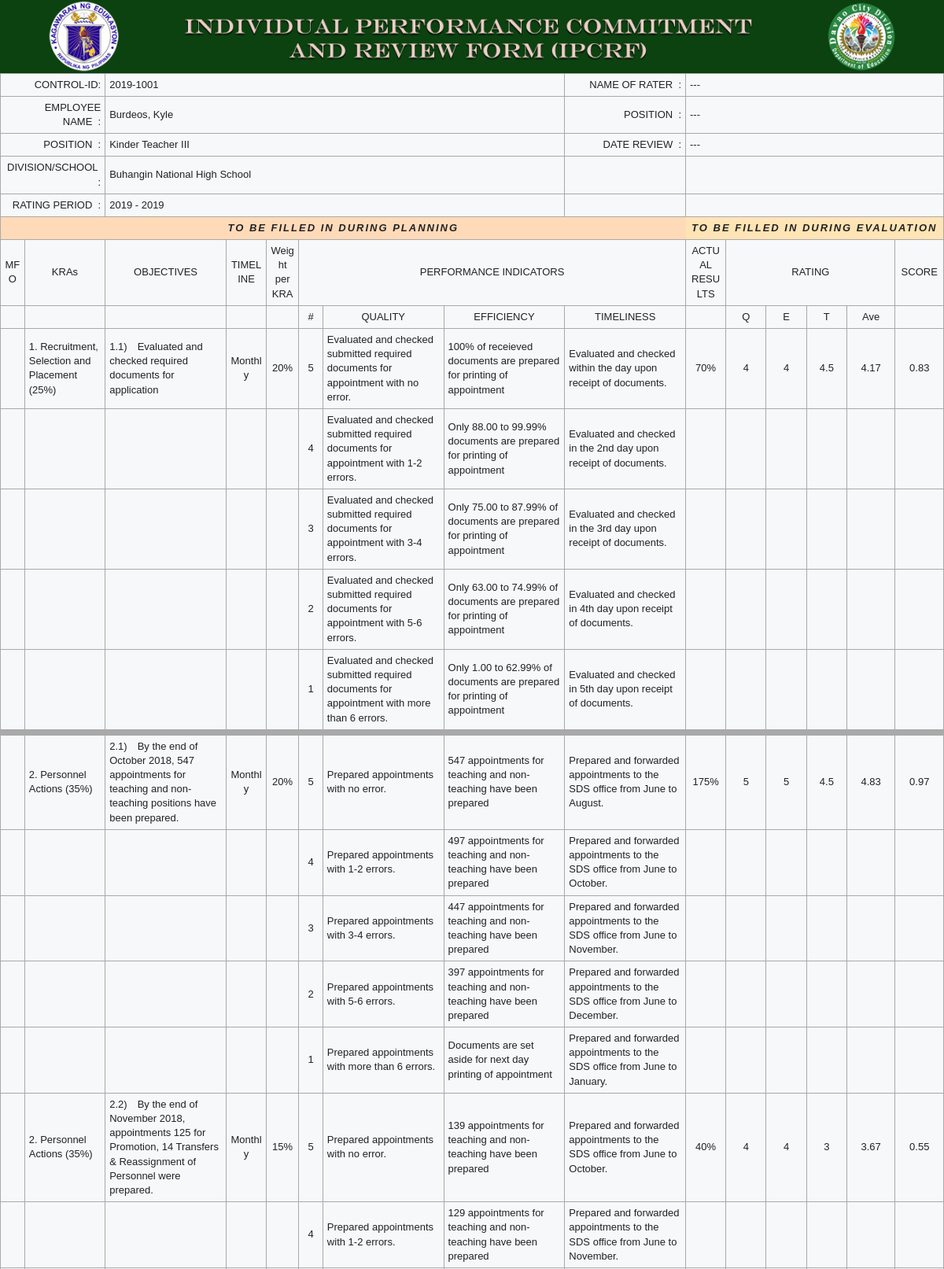
The app's page /ipcrf_non.php (signed in, upper part) with its own data.
### tables this page shows
CREATE TABLE `users` (
  `t_id` int(11) NOT NULL,
  `control_id` varchar(50) DEFAULT NULL,
  `t_fullname` varchar(50) DEFAULT NULL,
  `t_firstname` varchar(20) DEFAULT NULL,
  `t_midname` varchar(20) DEFAULT NULL,
  `t_lastname` varchar(20) DEFAULT NULL,
  `t_dob` varchar(20) DEFAULT NULL,
  `t_phonenumber` varchar(20) DEFAULT NULL,
  `t_sex` varchar(20) DEFAULT NULL,
  `t_email` varchar(50) DEFAULT NULL,
  `t_username` varchar(20) DEFAULT NULL,
  `t_password` varchar(20) DEFAULT NULL,
  `t_registration_date` date DEFAULT NULL
);

CREATE TABLE `users_rp_details` (
  `u_rp_id` int(11) NOT NULL,
  `t_id` int(11) NOT NULL,
  `u_rp_office` varchar(50) DEFAULT NULL,
  `u_rp_relation` varchar(20) DEFAULT NULL,
  `u_rp_position` varchar(50) DEFAULT NULL,
  `u_rp_datehired` text DEFAULT NULL,
  `u_rp_designation` varchar(20) DEFAULT NULL,
  `u_rp_designation_date` text DEFAULT NULL,
  `urp_date_start` text DEFAULT NULL,
  `urp_date_end` text DEFAULT NULL,
  `u_rp_dateper` varchar(20) DEFAULT NULL
);

CREATE TABLE `users_kra` (
  `kra_id` int(11) NOT NULL,
  `t_id` int(11) NOT NULL,
  `u_rp_id` int(11) NOT NULL,
  `kra_no` int(20) DEFAULT NULL,
  `kra_items` int(20) DEFAULT NULL,
  `kra_gen_objective` text DEFAULT NULL,
  `kra_objective` text DEFAULT NULL,
  `kra_quality` varchar(11) DEFAULT NULL,
  `kra_efficiency` varchar(11) DEFAULT NULL,
  `kra_timeliness` varchar(11) DEFAULT NULL,
  `kra_item_percentage` int(11) NOT NULL,
  `kra_target_percentage` int(11) NOT NULL,
  `tot_completion` int(11) DEFAULT NULL,
  `tot_rmks_quality` float DEFAULT NULL,
  `tot_rmks_efficiency` float DEFAULT NULL,
  `tot_rmks_timeliness` float DEFAULT NULL,
  `tot_average` float DEFAULT NULL,
  `tot_score` float DEFAULT NULL
);

### conn/session.php (called while the page is built, shortened)
<?php
    include_once('connection.php');
    if(!empty($_SESSION["u_id"])){
	   	$u_id = $_SESSION['u_id'];
	    $ses_query = mysqli_query($connection, "SELECT * FROM users WHERE t_id = '$u_id' ");
	    $row = mysqli_fetch_assoc($ses_query);
    }else{
	    header("location:../private/login.php");
	}
?>

### src/ipcrf_non.php (the view, shortened to what this page needs)
<?php
    require_once("../conn/connection.php");
    include_once("../conn/session.php");
?>
<!DOCTYPE html>
<html>
<head><title>IPCRF (Non Teaching)</title>
    <link rel="stylesheet" href="../css/font-awesome.min.css">
    <link rel="stylesheet" href="../css/owl.carousel.css">
    <link rel="stylesheet" href="../css/owl.theme.css">
    <link rel="stylesheet" href="../css/owl.transitions.css">
    <link rel="stylesheet" href="../css/animate.css">
    <link rel="stylesheet" href="../css/normalize.css">
    <link rel="stylesheet" href="../css/meanmenu.min.css">
    <link rel="stylesheet" href="../css/main.css">
    <link rel="stylesheet" href="../css/educate-custon-icon.css">
    <link rel="stylesheet" href="../css/morrisjs/morris.css">
    <link rel="stylesheet" href="../css/scrollbar/jquery.mCustomScrollbar.min.css">
    <link rel="stylesheet" href="../css/metisMenu/metisMenu.min.css">
    <link rel="stylesheet" href="../css/metisMenu/metisMenu-vertical.css">
    <link rel="stylesheet" href="../css/calendar/fullcalendar.min.css">
    <link rel="stylesheet" href="../css/calendar/fullcalendar.print.min.css">
    <link rel="stylesheet" href="../css/editor/select2.css">
    <link rel="stylesheet" href="../css/editor/datetimepicker.css">
    <link rel="stylesheet" href="../css/editor/bootstrap-editable.css">
    <link rel="stylesheet" href="../css/editor/x-editor-style.css">
    <link rel="stylesheet" href="../css/data-table/bootstrap-table.css">
    <link rel="stylesheet" href="../css/data-table/bootstrap-editable.css">
    <link rel="stylesheet" href="../style.css">
    <link rel="stylesheet" href="../css/responsive.css">
</head>
<body>
    <?php
        $id = $row["t_id"];
        $rp_d_query = mysqli_query($connection, "SELECT * FROM users_rp_details WHERE t_id = '$id'");
        $rp_count = mysqli_num_rows($rp_d_query);
        if($rp_count == 1){
            $rowrp = mysqli_fetch_assoc($rp_d_query);
            $usersquery = mysqli_query($connection,"SELECT * FROM users where t_id = '$id'");
            $rowusers = mysqli_fetch_assoc($usersquery);
        }else{
            $rp_count == 0;
        }
    ?>
<div>
    <img src="../img/ipcrf_cover.png" class="img">
</div>
<div class="container">
    <table class="table table-responsive table-data" style="width: 100%" cellpadding="5">
            <colgroup>
                <col style="width: 30px">
                <col style="width: 100px">
                <col style="width: 150px">
                <col style="width: 50px">
                <col style="width: 40px">
                <col style="width: 30px">
                <col style="width: 150px">
                <col style="width: 150px">
                <col style="width: 150px">
                <col style="width: 50px">
                <col style="width: 50px">
                <col style="width: 50px">
                <col style="width: 50px">
                <col style="width: 60px">
                <col style="width: 60px">
            </colgroup>
                    <tr>
                        <td colspan="2" class="left-column">
                            CONTROL-ID:
                        </td>
                        <td colspan="6">
                           <?php echo $rowusers["control_id"]; ?>
                        </td>
                        <td colspan="1" class="left-column">
                            NAME OF RATER&nbsp;&nbsp;:
                        </td>
                        <td colspan="6">
                            ---
                        </td>
                    </tr>
                    <tr>
                        <td colspan="2" class="left-column">
                            EMPLOYEE NAME&nbsp;&nbsp;:
                        </td>
                        <td colspan="6">
                            <?php echo $rowusers["t_lastname"]. ", " . $rowusers["t_firstname"]; ?>
                        </td>
                        <td colspan="1" class="left-column">
                            POSITION&nbsp;&nbsp;:
                        </td>
                        <td colspan="6">
                            ---
                        </td>
                    </tr>
                    <tr>
                        <td colspan="2" class="left-column">
                            POSITION&nbsp;&nbsp;:
                        </td>
                        <td colspan="6">
                            <?php echo $rowrp["u_rp_position"];?>
                        </td>
                        <td colspan="1" class="left-column">
                            DATE REVIEW&nbsp;&nbsp;:
                        </td>
                        <td colspan="6">
                           ---
                        </td>
                    </tr>
                    <tr>
                        <td colspan="2" class="left-column">
                            DIVISION/SCHOOL&nbsp;&nbsp;:
                        </td>
                        <td colspan="6">
                           <?php echo $rowrp["u_rp_office"];?>
                        </td>
                            <td  colspan="1" class="left-column">
                            </td>
                            <td colspan="6"></td>
                    </tr>
                    <tr>
                        <td colspan="2" class="left-column">
                            RATING PERIOD&nbsp;&nbsp;:
                        </td>
                        <td colspan="6">
                            <?php
                                if($rp_count != 0){
                                    if($rowrp["u_rp_relation"] == "Non Teaching")
                                    {
                                        $tricks = $rowrp["u_rp_dateper"];
                                        $tricks = intval($tricks);
                                        if($tricks == 0){
                                            echo "CY" . " undefined";
                                        }else{
                                            echo "CY" . " " . $tricks;
                                        }
                                    }
                                    else{
                                        echo $rowrp["u_rp_dateper"];
                                    }
                                }
                            ?>
                        </td>
                            <td colspan="1" class="left-column">
                            </td>
                             <td colspan="6">
                            </td>
                    </tr>
            <tr>
                <th colspan="9" style="background-color:#FFDAB9; letter-spacing: 2px;"><i>TO BE FILLED IN DURING PLANNING</i></th>
                <th colspan="6" style="background-color:#FFE4B5; letter-spacing: 2px;"><i>TO BE FILLED IN DURING EVALUATION</i></th>
            </tr>
            <tr>
                <td class="txt-align-center">MFO</td>
                <td class="txt-align-center">KRAs</td>
                <td class="txt-align-center">OBJECTIVES</td>
                <td class="txt-align-center">TIMELINE</td>
                <td class="txt-align-center">Weight per KRA</td>
                <td colspan="4" class="txt-align-center">PERFORMANCE INDICATORS</td>
                <td class="txt-align-center">ACTUAL<br> RESULTS</td>
                <td colspan="4" class="txt-align-center">RATING</td>
                <td class="txt-align-center">SCORE</td>
            </tr>
            <tr>
            <td></td>
                <td></td>
                <td></td>
                <td></td>
                <td></td>
                <td class="txt-align-center">#</td>
                <td class="txt-align-center">QUALITY</td>
                <td class="txt-align-center">EFFICIENCY</td>
                <td class="txt-align-center">TIMELINESS</td>
                <td></td>
                <td class="txt-align-center">Q</td>
                <td class="txt-align-center">E</td>
                <td class="txt-align-center">T</td>
                <td class="txt-align-center">Ave</td>
                <td></td>
            </tr>
            <?php
            $count = 0;
            $rowx = "";
            $overalltotalscore = 0;
            $query2 = mysqli_query($connection,"SELECT * FROM ipcrf_view WHERE t_id = '$id' ORDER BY kra_no ASC");
            while($row = mysqli_fetch_assoc($query2)):?>
                <tr
                <?php
                    if($rowx == $row["kra_no"]){
                        $rowx = $row["kra_no"];
                    }else{
                        if($count == 0){
                            $rowx = $row["kra_no"];
                            $count++;
                        }else{
                            echo "style='border-top: 8px solid darkgray';";
                            $rowx = $row["kra_no"];
                        }
                    }
                ?>>
                <td></td>
                <td><?php if($row["pi_no"] == 5 ){echo $row["kra_gen_objective"];} ?></td>
                <td><?php if($row["pi_no"] == 5 ){echo $row["kra_no"] . "." . $row["kra_items"] . ")" . "&emsp;" . $row["kra_objective"];}else{}?></td>
                <td class="txt-align-center"><?php if($row["pi_no"] == 5 ){echo "Monthly"; }  ?></td>
                <td class="txt-align-center"><?php if($row["pi_no"] == 5 ){echo $row["kra_item_percentage"] . "%";} ?></td>
                <td class="txt-align-center"><?php echo $row["pi_no"]; ?></td>
                <td><?php echo $row["pi_quality"]; ?></td>
                <td><?php echo $row["pi_efficiency"]; ?></td>
                <td><?php echo $row["pi_timeliness"]; ?></td>
                <td class="txt-align-center"><?php if($row["pi_no"] == 5 ){if($row["tot_completion"] != "" ){ echo $row["tot_completion"] . "%"; }}  ?></td>
                <td class="txt-align-center"><?php if($row["pi_no"] == 5 ){echo $row["tot_rmks_quality"]; }  ?></td>
                <td class="txt-align-center"><?php if($row["pi_no"] == 5 ){echo $row["tot_rmks_efficiency"]; }  ?></td>
                <td class="txt-align-center"><?php if($row["pi_no"] == 5 ){echo $row["tot_rmks_timeliness"]; }  ?></td>
                <td class="txt-align-center"><?php if($row["pi_no"] == 5 ){echo $row["tot_average"]; }  ?></td>
                <td class="txt-align-center"><?php if($row["pi_no"] == 5 ){echo $row["tot_score"]; $overalltotalscore = $overalltotalscore + $row["tot_score"];  }?>
                </td>
            </tr>
        <?php endwhile; ?>
        </table>
</div>
</body>
</html>

### css/main.css (style rules this page uses)
html { color: #222; font-size: 1em; line-height: 1.4; }
audio, canvas, iframe, img, svg, video { vertical-align: middle; }

### src/ipcrf_non.php (style rules this page uses)
body { margin:0; }
.left-column { text-align: right; font-size:13px; }
.table-data { table-layout: fixed; overflow-wrap: break-word; }
table,tr,td { font-family: "Trebuchet MS", Arial, Helvetica, sans-serif; border-collapse: collapse; border: 1px solid darkgray; font-size: 13px; }
.img { position: relative; top: 0; width: 100%; }
.container { margin-bottom: 35px; }
.txt-align-center { text-align: center; }

### records on screen
users: control "2019-1001", t_lastname "Burdeos", t_firstname "Kyle"
users_rp_details: u_rp_position "Kinder Teacher III", u_rp_office "Buhangin National High School", u_rp_dateper "2019 - 2019"
users_kra: kra_gen_objective "1. Recruitment, Selection and Placement (25%)", kra_no "1", kra_items "1", kra_objective "Evaluated and checked required documents for application", shows "Monthly", kra_item_percentage "20", pi_no "5", pi_quality "Evaluated and checked submitted required documents for appointment with no error.", pi_efficiency "100% of receieved documents are prepared for printing of appointment", pi_timeliness "Evaluated and checked within the day upon receipt of documents.", tot_completion "70", tot_rmks_quality "4", tot_rmks_efficiency "4", tot_rmks_timeliness "4.5", tot_average "4.17", tot_score "0.83", pi_no "4", pi_quality "Evaluated and checked submitted required documents for appointment with 1-2 errors.", pi_efficiency "Only 88.00 to 99.99% documents are prepared for printing of appointment", pi_timeliness "Evaluated and checked in the 2nd day upon receipt of documents.", pi_no "3", pi_quality "Evaluated and checked submitted required documents for appointment with 3-4 errors.", pi_efficiency "Only 75.00 to 87.99% of documents are prepared for printing of appointment", pi_timeliness "Evaluated and checked in the 3rd day upon receipt of documents.", pi_no "2", pi_quality "Evaluated and checked submitted required documents for appointment with 5-6 errors.", pi_efficiency "Only 63.00 to 74.99% of documents are prepared for printing of appointment", pi_timeliness "Evaluated and checked in 4th day upon receipt of documents.", pi_no "1", pi_quality "Evaluated and checked submitted required documents for appointment with more than 6 errors.", pi_efficiency "Only 1.00 to 62.99% of documents are prepared for printing of appointment", pi_timeliness "Evaluated and checked in 5th day upon receipt of documents."
users_kra: kra_gen_objective "2. Personnel Actions (35%)", kra_no "2", kra_items "1", kra_objective "By the end of October 2018, 547 appointments for teaching and non-teaching positions have been prepared.", shows "Monthly", kra_item_percentage "20", pi_no "5", pi_quality "Prepared appointments with no error.", pi_efficiency "547 appointments for teaching and non-teaching have been prepared", pi_timeliness "Prepared and forwarded appointments to the SDS office from June to August.", tot_completion "175", tot_rmks_quality "5", tot_rmks_efficiency "5", tot_rmks_timeliness "4.5", tot_average "4.83", tot_score "0.97", pi_no "4", pi_quality "Prepared appointments with 1-2 errors.", pi_efficiency "497 appointments for teaching and non-teaching have been prepared", pi_timeliness "Prepared and forwarded appointments to the SDS office from June to October.", pi_no "3", pi_quality "Prepared appointments with 3-4 errors.", pi_efficiency "447 appointments for teaching and non-teaching have been prepared", pi_timeliness "Prepared and forwarded appointments to the SDS office from June to November.", pi_no "2", pi_quality "Prepared appointments with 5-6 errors.", pi_efficiency "397 appointments for teaching and non-teaching have been prepared", pi_timeliness "Prepared and forwarded appointments to the SDS office from June to December.", pi_no "1", pi_quality "Prepared appointments with more than 6 errors.", pi_efficiency "Documents are set aside for next day printing of appointment", pi_timeliness "Prepared and forwarded appointments to the SDS office from June to January."
users_kra: kra_gen_objective "2. Personnel Actions (35%)", kra_no "2", kra_items "2", kra_objective "By the end of November 2018, appointments 125 for Promotion, 14 Transfers & Reassignment of Personnel were prepared.", shows "Monthly", kra_item_percentage "15", pi_no "5", pi_quality "Prepared appointments with no error.", pi_efficiency "139 appointments for teaching and non-teaching have been prepared", pi_timeliness "Prepared and forwarded appointments to the SDS office from June to October.", tot_completion "40", tot_rmks_quality "4", tot_rmks_efficiency "4", tot_rmks_timeliness "3", tot_average "3.67", tot_score "0.55", pi_no "4", pi_quality "Prepared appointments with 1-2 errors.", pi_efficiency "129 appointments for teaching and non-teaching have been prepared", pi_timeliness "Prepared and forwarded appointments to the SDS office from June to November."
